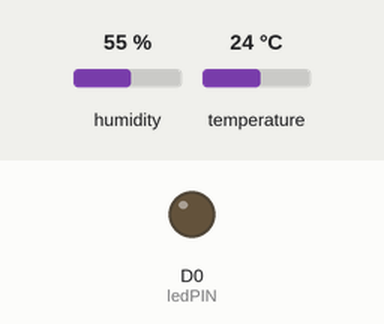
Simulated run of this sketch. Board: ESP8266 (NodeMCU). Shown: output pins drawn as LEDs (lit = HIGH). Inputs (shaded band) come from the test bench; at power-on: temperature 24 °C, humidity 55 %. WiFi joins after 1.5 s; servers stay silent unless stated; no MQTT or app messages arrive unless stated; what the sketch prints to the serial monitor is not drawn.

Above: at 2.7 s.
2.8 s: temperature set to 29 °C
8.8 s: temperature set to 32 °C
At 12.7 s:
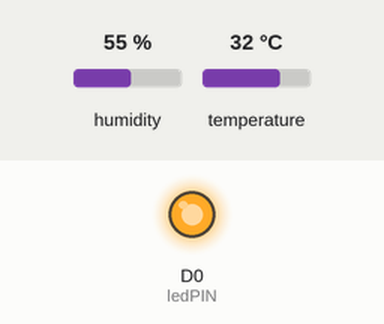
14.8 s: temperature set to 12 °C
At 17.4 s:
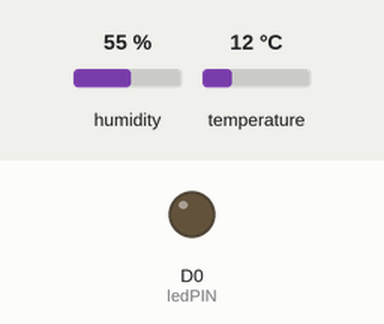
20.8 s: temperature set to 33 °C
At 22.1 s:
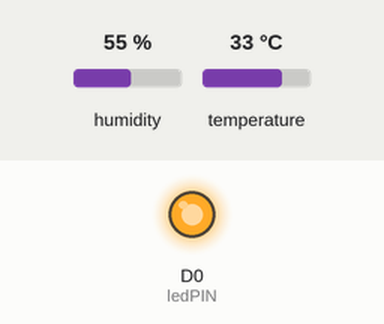
Timing chart, 0 to 23.8 s (numbered marks = the images above; inputs shaded):
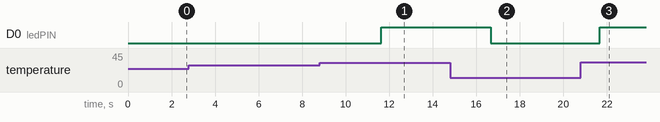

The sketch:

MQTT_Adafruit_DHT11.ino
```cpp
#include <SimpleDHT.h>                   // Data ---> D3 VCC ---> 3V3 GND ---> GND
#include <ESP8266WiFi.h>
#include "Adafruit_MQTT.h"
#include "Adafruit_MQTT_Client.h"
// WiFi parametros
#define WLAN_SSID       "FAMILIA CARDENAS"
#define WLAN_PASS       "1222101947360979"
// Adafruit IO
#define AIO_SERVER      "io.adafruit.com"
#define AIO_SERVERPORT  1883
#define AIO_USERNAME    "root1995"
#define AIO_KEY         "aio_BCnb85DdsTU1WOJR3US6aVha5FVT"
WiFiClient client;
#define ledPIN D0

Adafruit_MQTT_Client mqtt(&client, AIO_SERVER, AIO_SERVERPORT, AIO_USERNAME, AIO_KEY);
Adafruit_MQTT_Publish Temperatura = Adafruit_MQTT_Publish(&mqtt, AIO_USERNAME "/feeds/Temperatura");
Adafruit_MQTT_Publish Humedad = Adafruit_MQTT_Publish(&mqtt, AIO_USERNAME "/feeds/Humedad");

int pinDHT11 = 0;
SimpleDHT11 dht11(pinDHT11);
byte hum = 0;
byte temp = 0;
void setup() {
  Serial.begin(115200);
  pinMode(ledPIN , OUTPUT);
  Serial.println(); Serial.println();
  delay(10);
  Serial.print(F("Conectando a red "));
  Serial.println(WLAN_SSID);
  WiFi.begin(WLAN_SSID, WLAN_PASS);
  while (WiFi.status() != WL_CONNECTED) {
    delay(500);
    Serial.print(F("."));
  }
  Serial.println();
  Serial.println(F("WiFi conectado"));
  Serial.println(F("IP: "));
  Serial.println(WiFi.localIP());

  // conectado a adafruit io
  connect();

}

// conectando a adafruit.io via MQTT
void connect() {
  Serial.print(F("Conectando a Adafruit.IO... "));
  int8_t ret;
  while ((ret = mqtt.connect()) != 0) {
    switch (ret) {
      case 1: Serial.println(F("protocolo invalido")); break;
      case 2: Serial.println(F("ID rechazado")); break;
      case 3: Serial.println(F("Server invalido")); break;
      case 4: Serial.println(F("usuario/pass erroneo")); break;
      case 5: Serial.println(F("No auntentificado")); break;
      case 6: Serial.println(F("Fallo al suscribirse")); break;
      default: Serial.println(F("Coneccion fallida")); break;
    }

    if(ret >= 0)
      mqtt.disconnect();

    Serial.println(F("Reintentado conexion..."));
    delay(10000);
  }
  Serial.println(F("Conectado a Adafruit!"));
}

void loop() {
  if(! mqtt.ping(3)) {
    if(! mqtt.connected())
      connect();
  }
  dht11.read(&temp, &hum, NULL);
  Serial.print((int)temp); Serial.print(" *C, ");
  Serial.print((int)hum); Serial.println(" H");
   if((int)temp>=31){
    digitalWrite(ledPIN , HIGH);
     Serial.print("Encendido");
    }
    else{
      digitalWrite(ledPIN , LOW);
       Serial.print("Apagado");
      }
  delay(5000);

   if (! Temperatura.publish(temp)) {                     //Publicando en Adafruit
      Serial.println(F("---"));
    }
       if (! Humedad.publish(hum)) {                     //Publicando en Adafruit
      Serial.println(F("---"));
    }
    else {
      Serial.println(F("---"));
    }
}
```

Measured:
- the behaviour switches between 30 and 31 °C on temperature (found by bisection; images 0 and 1)
- after the input at 2.8 s, every drawn part: stays the same
- after the input at 8.8 s, D0 (ledPIN): LOW → HIGH after 2.8 s
- after the input at 14.8 s, D0 (ledPIN): HIGH → LOW after 1.9 s
- after the input at 20.8 s, D0 (ledPIN): LOW → HIGH after 0.88 s
